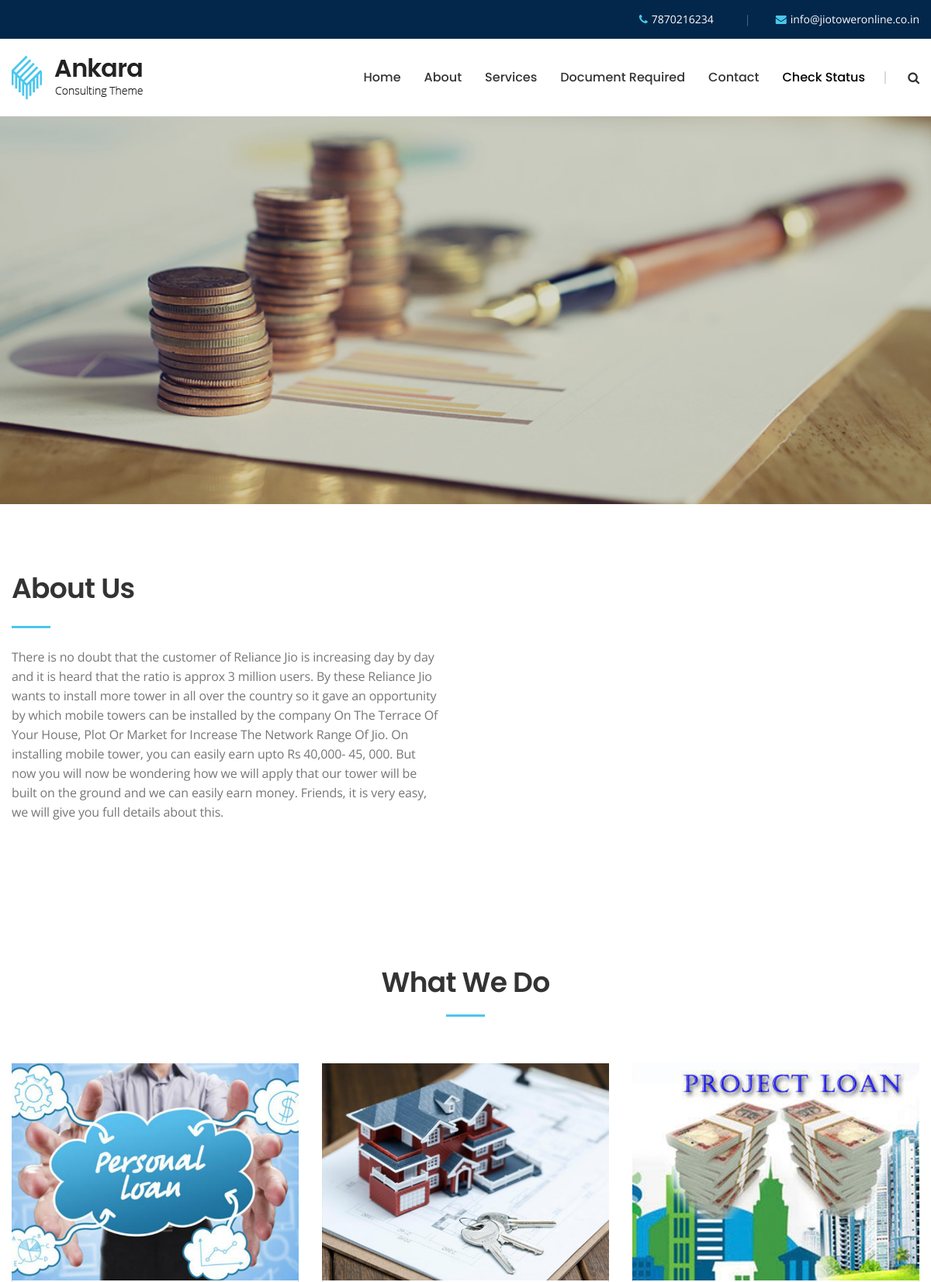
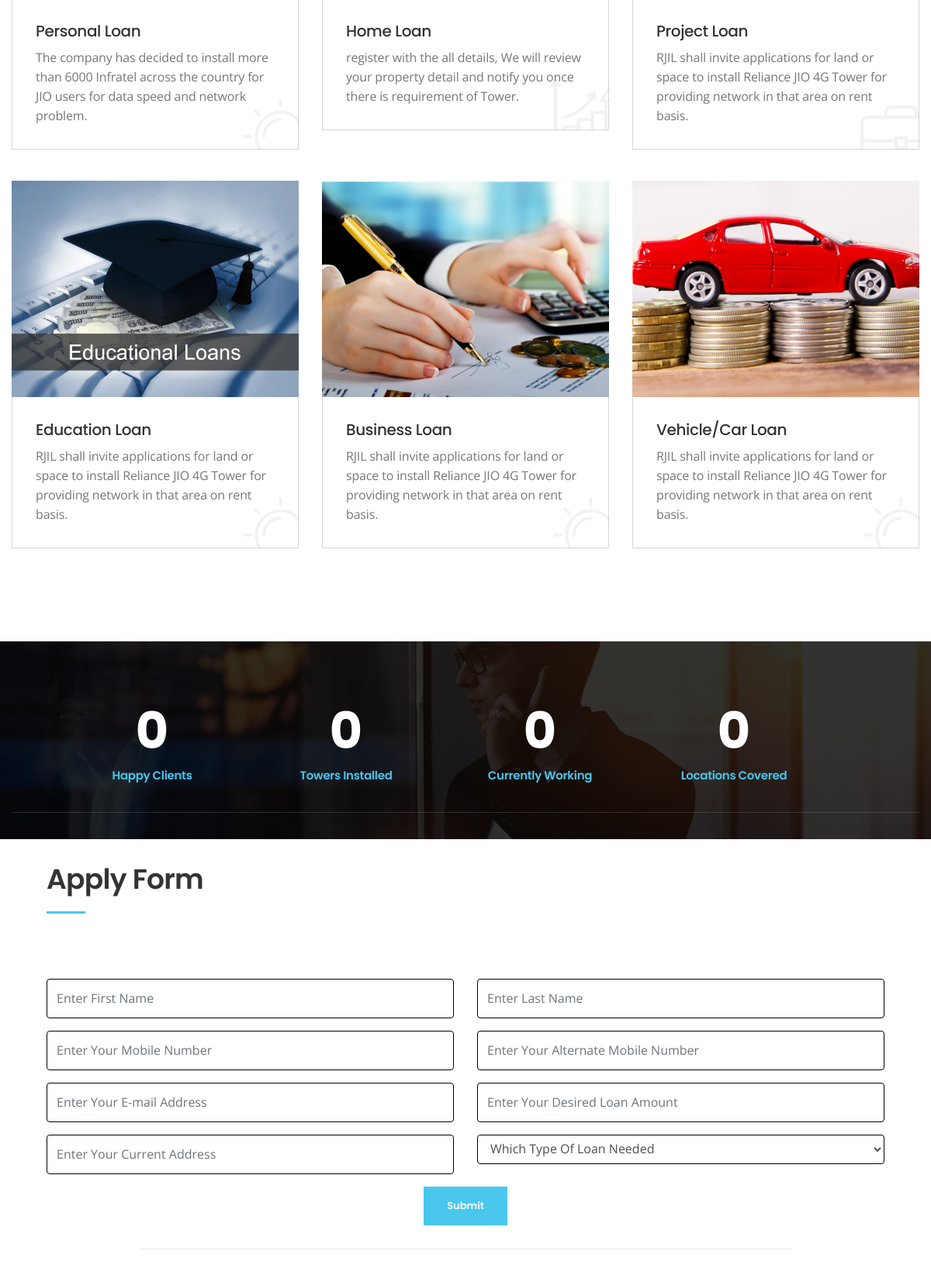
The page / (upper part) on the database its author committed (2 pictures, top to bottom).
### tables this page shows
CREATE TABLE IF NOT EXISTS `basic_details` (
  `id` int(11) NOT NULL AUTO_INCREMENT,
  `site_name` varchar(100) NOT NULL,
  `title` varchar(255) NOT NULL,
  `meta_key` text NOT NULL,
  `meta_content` text NOT NULL,
  `email` varchar(100) NOT NULL,
  `contact` varchar(100) NOT NULL,
  `address` text NOT NULL,
  `logo` varchar(100) NOT NULL,
  `icon` text NOT NULL,
  `about_us` text NOT NULL,
  PRIMARY KEY (`id`)
);

CREATE TABLE IF NOT EXISTS `slider` (
  `id` int(11) NOT NULL AUTO_INCREMENT,
  `image` text NOT NULL,
  `heading` varchar(255) NOT NULL,
  `ordering` int(10) NOT NULL,
  `status` varchar(20) NOT NULL,
  PRIMARY KEY (`id`)
);

CREATE TABLE IF NOT EXISTS `about` (
  `id` int(11) NOT NULL AUTO_INCREMENT,
  `image` text NOT NULL,
  `content` text NOT NULL,
  PRIMARY KEY (`id`)
);

CREATE TABLE IF NOT EXISTS `services` (
  `id` int(11) NOT NULL AUTO_INCREMENT,
  `title` varchar(255) NOT NULL,
  `content` text NOT NULL,
  `image` text NOT NULL,
  PRIMARY KEY (`id`)
);

CREATE TABLE IF NOT EXISTS `counter` (
  `id` int(11) NOT NULL AUTO_INCREMENT,
  `title` varchar(255) NOT NULL,
  `count` int(11) NOT NULL,
  PRIMARY KEY (`id`)
);

### application/controllers/Web.php (called while the page is built, shortened)
<?php
class Web extends CI_Controller
{
    public function __construct()
    {
        $this->load->library('session');
        $this->load->helper('url');
        $this->load->library(['user_agent','basic']);
        $this->load->model('Query');
    }
    public function header()
    {
        $data['basic_detail']=$this->Query->select('*','basic_details','','row');
        $this->load->view('Site/Basic/Head',$data);
        $data['slider']=$this->Query->select('*','slider',['status'=>'Enable'],'',['ordering'=>'asc']);
        $this->load->view('Site/Basic/Header',$data);
    }
    public function slider()
    {
        $data['slider']=$this->Query->select('*','slider',['status'=>'Enable'],'',['ordering'=>'asc']);
        $this->load->view('Site/Slider',$data);
    }
    public function services()
    {
        $data['services']=$this->Query->select('*','services');
        $this->load->view('Site/Services',$data);
    }
    public function about()
    {
        $data['about']=$this->Query->select('*','about','','row');
        $this->load->view('Site/About',$data);
    }
    public function contact()
    {
        $this->load->view('Site/Contact');
    }
    public function document()
    {
        $data['document']=$this->Query->select('*','document','','row');
        $this->load->view('Site/Document',$data);
    }
    public function counter()
    {
        $data['counter']=$this->Query->select('*','counter');
        $this->load->view('Site/Counter',$data);
    }
    public function footer()
	{
        $this->load->view('Site/Basic/Footer');
	}
    public function index()
	{
        $this->header();
        $this->slider();
        $this->about();
        $this->services();
        $this->counter();
	}
}?>

### index.php (called while the page is built, shortened)
<?php ob_start();
require_once BASEPATH.'core/CodeIgniter.php';

### application/models/Query.php (called while the page is built, shortened)
<?php
class Query extends CI_Model {
   public function select($select = '*',$table, $where=null, $type = 'result', $order=null, $limit = null,$group=null,$multiWhereType=False)
    {
      if(is_array($select))
      {
        switch ($select[0]) {
          case 'max':
              if (count($select) == 3) {
                $this->db->select_max($select[1],$select[2]);
              }else{
                $this->db->select_max($select[1]);
              }
          break;
          case 'min':
             if (count($select) == 3) {
               $this->db->select_min($select[1],$select[2]);
              }else{
               $this->db->select_min($select[1]);
              }
          break;
          case 'avg':
              if (count($select) == 3) {
               $this->db->select_avg($select[1],$select[2]);
              }else{
               $this->db->select_avg($select[1]);
              }
          break;
          case 'sum':
              if (count($select) == 3) {
               $this->db->select_sum($select[1],$select[2]);
              }else{
               $this->db->select_sum($select[1]);
              }
          break;
        }
      }else{
        $this->db->select($select);
      }
      $this->db->from($table);
        if($where != null){
          if($multiWhereType == True)
          {
              for ($k=0; $k < count($where) ; $k++) {
                if(count($where[$k]) == 3){
                  switch ($where[$k][2]) {
                    case 'or':
                     $this->db->or_where($where[$k][0],$where[$k][1]);
                    break;
                    case 'in':
                     $this->db->where_in($where[$k][0],$where[$k][1]);
                    break;
                    case 'orin':
                     $this->db->or_where_in($where[$k][0],$where[$k][1]);
                    break;
                    case 'notin':
                     $this->db->where_not_in($where[$k][0],$where[$k][1]);
                    break;
                    case 'ornotin':
                     $this->db->where_not_in($where[$k][0],$where[$k][1]);
                    break;
                  }
                }else{
                  $this->db->where($where[$k][0],$where[$k][1]);
                }
              }
          }else{
           $this->db->where($where);
          }
        }
        if ($order != null) {
            foreach ($order as $key => $value)
            {
              $this->db->order_by($key,$value);
            }
        }
        switch ($type) {
          case 'row':
             $qry = $this->db->get();
             return $qry->row();
          break;
          default:
             $qry = $this->db->get();
             return $qry->result();
          break;
        }
    }
}

### application/views/Site/Services.php (the view)
<section class="features-section">
        <div class="auto-container" id="Services">
            <div class="sec-title text-center wow fadeInUp">
                <h2>What We Do</h2>
            </div>
            <div class="row">
                 <?php foreach ($services as $service) {?>
                <div class="feature-block col-lg-4 col-md-6 col-sm-12 wow fadeInLeft">
                    <div class="inner-box">
                        <div class="image-box">
                            <figure class="image"><a href="services.html"><img src="<?= base_url($service->image)?>" alt=""></a></figure>
                        </div>
                        <div class="caption-box">
                            <h3><a href="service-single.html"><?= ($service->title)?></a></h3>
                            <div class="text"><?= ($service->content )?> </div>
                        </div>
                    </div>
                </div>
                <?php } ?>
            </div>
        </div>
    </section>

### application/views/Site/Basic/Header.php (shortened to what this page needs)
<div class="page-wrapper">
    <span class="header-span"></span>
    <header class="main-header">
        <div class="header-top">
            <div class="auto-container">
                <div class="inner-container clearfix">
                    <div class="top-right clearfix">
                        <ul class="info-box">
                            <li><i class="fa fa-phone"></i><?= $basic_detail->contact; ?></li>
                            <li><i class="fa fa-envelope"></i><a href="mailto:<?= $basic_detail->email ; ?>"><?= $basic_detail->email ; ?></a></li>
                        </ul>
                    </div>
                </div>
            </div>
        </div>
        <div class="header-upper">
            <div class="inner-container">
                <div class="auto-container clearfix">
                    <div class="logo-outer">
                        <div class="logo"><a href="<?= base_url(); ?>"><img src="<?= base_url($basic_detail->logo); ?>" alt="" title=""></a></div>
                    </div>
                    <div class="nav-outer clearfix">
                        <nav class="main-menu navbar-expand-md navbar-light">
                            <div class="collapse navbar-collapse clearfix" id="navbarSupportedContent">
                                <ul class="navigation clearfix">
                                    <li class="nav-item"><a href="<?= base_url()?>">Home</a></li>
                                    <li class="nav-item"><a class="nav-link link-chain" href="#About">About</a></li>
                                    <li class="nav-item"><a class="nav-link link-chain" href="#Services">Services</a></li>
                                    <li class="nav-item"><a class="nav-link link-chain" href="#Document">Document Required</a></li>
                                    <li class="nav-item"><a class="nav-link link-chain" href="#Apply_Form">Contact</a></li>
                                    <li class="nav-item" ><a  class="nav-link "  style="color: black" href="<?=  base_url(); ?>Web/Check_Status" >Check Status</a></li>
                                </ul>
                            </div>
                        </nav>
                        <div class="outer-box clearfix">
                            <div class="search-box-outer">
                                <div class="dropdown">
                                    <button class="search-box-btn dropdown-toggle" type="button" id="dropdownMenu3" data-toggle="dropdown" aria-haspopup="true" aria-expanded="false"><span class="fa fa-search"></span></button>
                                </div>
                            </div>
                        </div>
                    </div>
                </div>
            </div>
        </div>
    </header>

### application/views/Site/Slider.php (shortened to what this page needs)
<section class="banner-section">
    <div class="banner-carousel owl-carousel owl-theme">
        <?php foreach ($slider as $slide) {?>
        <div class="slide-item" style="background-image: url(<?= base_url($slide->image)?>);">
        </div>
         <?php } ?>
    </div>
</section>

### application/views/Site/About.php (shortened to what this page needs)
     <section class="chart-section">
    <div class="auto-container" id="About">
        <div class="row">
            <div class="content-column col-lg-6 col-md-12 col-sm-12">
                <div class="inner-column">
                    <div class="sec-title wow fadeInLeft" data-wow-delay="0ms">
                        <h2>About Us</h2>
                    </div>
                    <div class="text wow fadeInLeft" data-wow-delay="300ms"><?= $about->content ?></div>
                </div>
            </div>
            <div class="graph-column col-lg-6 col-md-12 col-sm-12 wow fadeIn">
            </div>
        </div>
    </div>
</section>

### application/views/Site/Counter.php (shortened to what this page needs)
<section class="fun-facts-and-clients" style="background-image: url(<?= base_url('assets/Site/images/background/5.jpg')?>);">
    <div class="auto-container">
        <div class="fact-counters">
            <div class="row">
                <div class="counters-column col-lg-10 col-md-12 col-sm-12" style="margin-left: 71px;">
                    <div class="row">
                        <div class="counter-column col-lg-3 col-md-3 col-sm-12">
                            <div class="count-box">
                                <span class="count-text" data-speed="3000" data-stop="<?= $counter[0]->count ?>">0</span>
                                <h4 class="counter-title"><?= $counter[0]->title ?></h4>
                            </div>
                        </div>
                        <div class="counter-column col-lg-3 col-md-3 col-sm-12">
                            <div class="count-box">
                                <span class="count-text" data-speed="3000" data-stop="<?= $counter[1]->count ?>">0</span>
                                <h4 class="counter-title"><?= $counter[1]->title ?></h4>
                            </div>
                        </div>
                        <div class="counter-column col-lg-3 col-md-3 col-sm-12">
                            <div class="count-box">
                                <span class="count-text" data-speed="3000" data-stop="<?= $counter[2]->count ?>">0</span>
                                <h4 class="counter-title"><?= $counter[2]->title ?></h4>
                            </div>
                        </div>
                        <div class="counter-column col-lg-3 col-md-3 col-sm-12">
                            <div class="count-box">
                                <span class="count-text" data-speed="3000" data-stop="<?= $counter[3]->count ?>">0</span>
                                <h4 class="counter-title"><?= $counter[3]->title ?></h4>
                            </div>
                        </div>
                    </div>
                </div>
            </div>
        </div>
    </div>
</section>

### rows shown on the page
basic_details: contact "7870216234", email "info@jiotoweronline.co.in", logo (picture)
slider: image (picture)
about: content "There is no doubt that the customer of Reliance Jio is increasing day by day and it is heard that the ratio is approx 3 million users. By these Reliance Jio wants to install more tower in all over the country so it gave an opportunity by which mobile towers can be installed by the company On The Terrace Of Your House, Plot Or Market for Increase The Network Range Of Jio. On installing mobile tower, you can easily earn upto Rs 40,000- 45, 000. But now you will now be wondering how we will apply that our tower will be built on the ground and we can easily earn money. Friends, it is very easy, we will give you full details about this."
services: image (picture), title "Personal Loan", content "The company has decided to install more than 6000 Infratel across the country for JIO users for data speed and network problem."
services: image (picture), title "Home Loan", content "register with the all details, We will review your property detail and notify you once there is requirement of Tower."
services: image (picture), title "Project Loan", content "RJIL shall invite applications for land or space to install Reliance JIO 4G Tower for providing network in that area on rent basis."
services: image (picture), title "Education Loan", content "RJIL shall invite applications for land or space to install Reliance JIO 4G Tower for providing network in that area on rent basis."
services: image (picture), title "Business Loan", content "RJIL shall invite applications for land or space to install Reliance JIO 4G Tower for providing network in that area on rent basis."
services: image (picture), title "Vehicle/Car Loan", content "RJIL shall invite applications for land or space to install Reliance JIO 4G Tower for providing network in that area on rent basis."
counter: title "Happy Clients"
counter: title "Towers Installed"
counter: title "Currently Working"
counter: title "Locations Covered"
